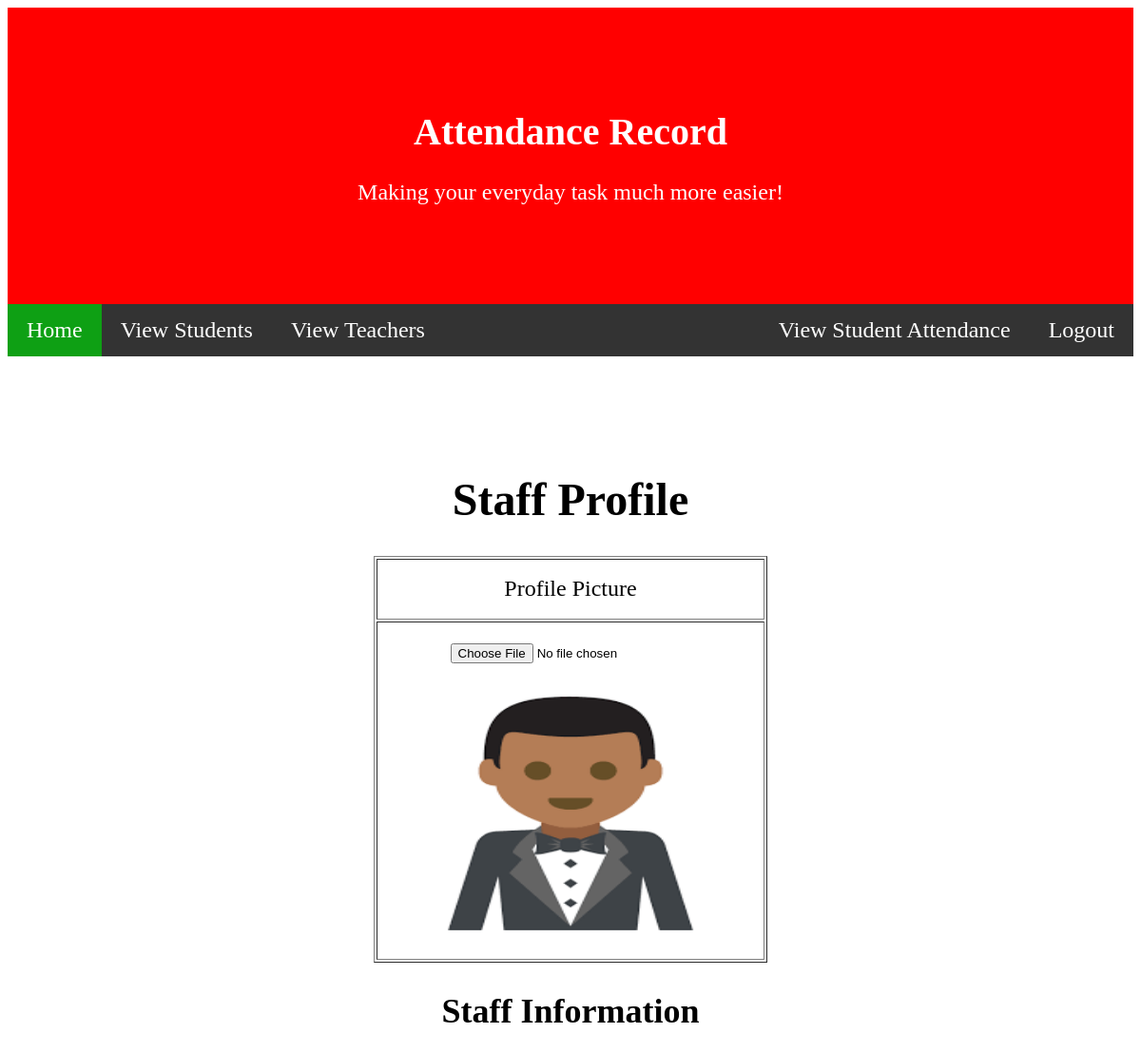
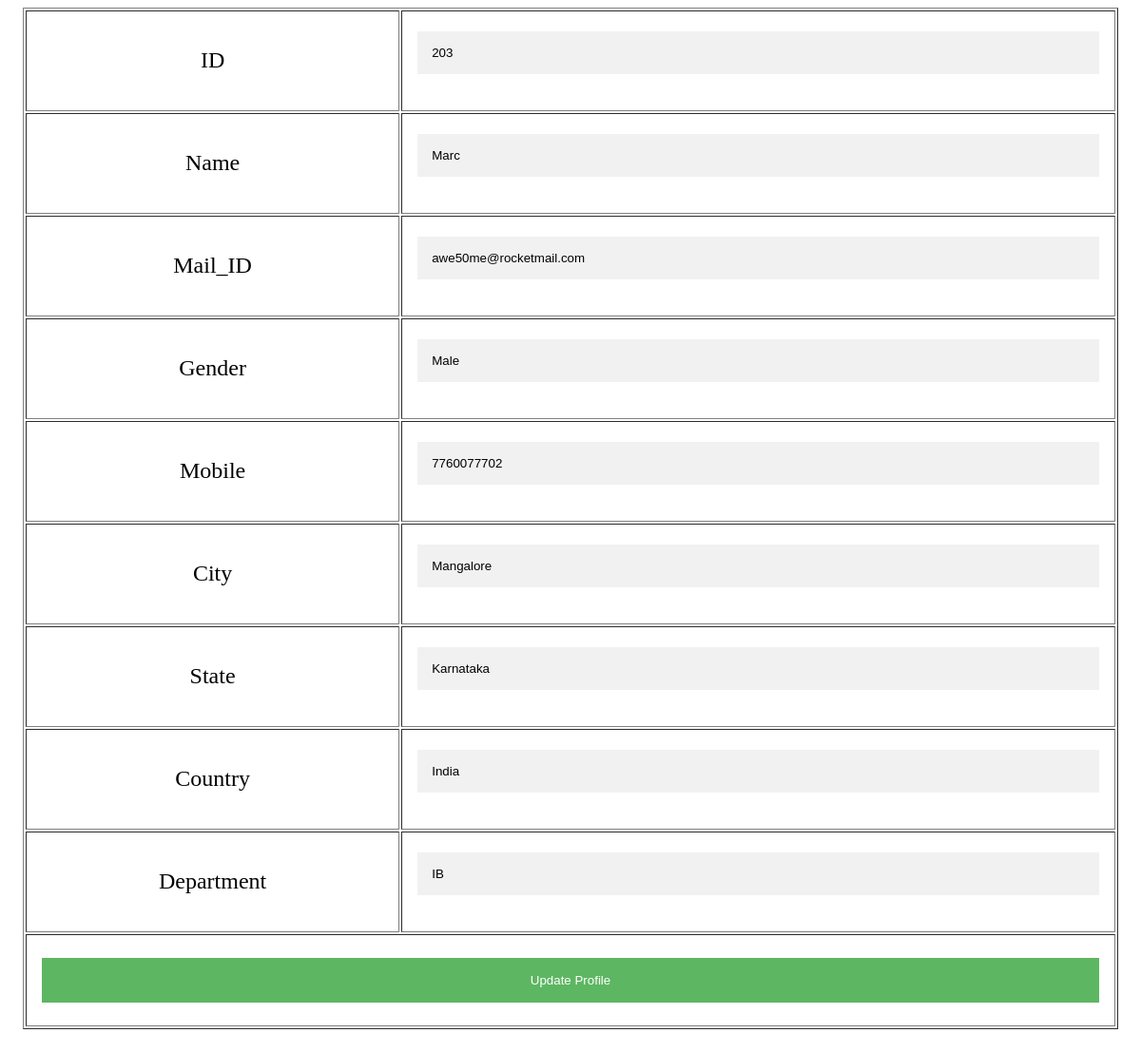
Page /CS_IA/View_Profile_Teacher.php?uid=203 on the committed database (2 pictures, top to bottom).
### tables this page shows
CREATE TABLE IF NOT EXISTS `tbl_staff` (
  `U_ID` int(11) NOT NULL AUTO_INCREMENT,
  `ID` int(50) NOT NULL,
  `Name` varchar(50) NOT NULL,
  `Email_ID` text NOT NULL,
  `Gender` varchar(50) NOT NULL,
  `Mobile` bigint(50) NOT NULL,
  `City` varchar(50) NOT NULL,
  `State` varchar(50) NOT NULL,
  `Country` varchar(50) NOT NULL,
  `Department` varchar(50) NOT NULL,
  `Password` text NOT NULL,
  `Image_Location` text NOT NULL,
  PRIMARY KEY (`U_ID`),
  UNIQUE KEY `U_ID` (`U_ID`),
  UNIQUE KEY `ID` (`ID`),
  UNIQUE KEY `U_ID_2` (`U_ID`)
);

### CS_IA/View_Profile_Teacher.php (the view, shortened to what this page needs)
<?php
include 'conn.php';
?>
<!DOCTYPE html>
<html>
<head>
</head>
<body>
	<?php
	$ret=mysqli_query($conn,"SELECT * FROM `tbl_staff` WHERE ID='".$_GET['uid']."'");
	  while($row=mysqli_fetch_array($ret))
	  {?>
	<div class="header">
  <h1>Attendance Record</h1>
  <p>Making your everyday task much more easier!</p>
    </div>
<div class="navbar">
 <a href="Staff Homepage.php" class="active">Home</a>
  <a href="View Students(Admin).php">View Students</a>
  <a href="View Teachers.php">View Teachers</a>
  <a href="Staff Login.php" class="right">Logout</a>
	<a href="View Student Attendance.php" class="right">View Student Attendance</a>
</div>
<p>&nbsp;</p>
<div class="container">
<div class="center wow fadeInDown">
                 <h1>Staff Profile</h1>
            </div>
			<form action="" method="post" enctype="multipart/form-data" id="myForm" >
           <table width="375" height="277" border="1" align="center">
             <tbody>
               <tr>
                 <td height="64">Profile Picture</td>
               </tr>
               <tr>
                 <td>
				 <input type="file" name="userImage"><br><br>
				 <strong><img src="<?php echo $row['Image_Location']; ?>" width="374" height="262"></strong></td>
               </tr>
             </tbody>
           </table>
             <div class="table-responsive">
               <div class="col-md-8">
                 <h2>Staff Information</h2>
               </div>
             </div>
           <table width="100%" border="1">
             <tbody>
               <tr>
                 <td width="276">ID</td>
                 <td width="527"><input value="<?php echo $row['ID'];?>" name="txtid" type="text"  ></td>
               </tr>
               <tr>
                 <td>Name</td>
                 <td><input value="<?php echo $row['Name'];?>" name="txtname" type="text"  ></td>
               </tr>
               <tr>
                 <td>Mail_ID</td>
                 <td><input value="<?php echo $row['Email_ID'];?>" name="txtmailid" type="text"  ></td>
               </tr>
               <tr>
                 <td>Gender</td>
                 <td><input value="<?php echo $row['Gender'];?>" name="txtgender" type="text"  ></td>
               </tr>
               <tr>
                 <td>Mobile</td>
                 <td><input value="<?php echo $row['Mobile'];?>" name="txtmobile" type="text"  ></td>
               </tr>
               <tr>
                 <td>City</td>
                 <td><input value="<?php echo $row['City'];?>" name="txtcity" type="text"  ></td>
               </tr>
               <tr>
                 <td>State</td>
                 <td><input value="<?php echo $row['State'];?>" name="txtstate" type="text"  ></td>
               </tr>
               <tr>
                 <td>Country</td>
                 <td><input value="<?php echo $row['Country'];?>" name="txtcountry" type="text"  ></td>
               </tr>
               <tr>
                 <td>Department</td>
                 <td><input value="<?php echo $row['Department'];?>" name="txtdepartment" type="text"  ></td>
               </tr>
               <tr>
                 <td colspan="2">
				 <button type="submit" class="registerbtn" name="update">Update Profile</button></td>
               </tr>
             </tbody>
           </table>
		   </form>
 <?php } ?>
</body>
</html>

### CS_IA/View_Profile_Teacher.php (style rules this page uses)
th, td { text-align: left; padding: 16px; }
body .header { padding: 80px; text-align: center; background: #FF0000; color: white; }
.header h1 { font-size: 40px; }
.navbar { overflow: hidden; background-color: #333; position: sticky; position: -webkit-sticky; top: 0; text-align: center; }
.navbar a { float: left; display: block; color: white; text-align: center; padding: 14px 20px; text-decoration: none; }
.navbar a.right { float: right; }
.navbar a.active { background-color: #0EA014 ; color: white; }
* { box-sizing: border-box; }
.container { padding: 16px; background-color: white; }
input[type=text], input[type=password], input[type=select] { width: 100%; padding: 15px; margin: 5px 0 22px 0; display: inline-block; border: none; background: #f1f1f1; }
.registerbtn { background-color: #4CAF50; color: white; padding: 16px 20px; margin: 8px 0; border: none; cursor: pointer; width: 100%; opacity: 0.9; }
a { color: dodgerblue; }
body,td,th { font-size: 24px; text-align: center; }

### rows in the picture
tbl_staff: Image_Location (picture), txtid "203", txtname "Marc", txtmailid "awe50me@rocketmail.com", txtgender "Male", txtmobile "7760077702", txtcity "Mangalore", txtstate "Karnataka", txtcountry "India", txtdepartment "IB"
